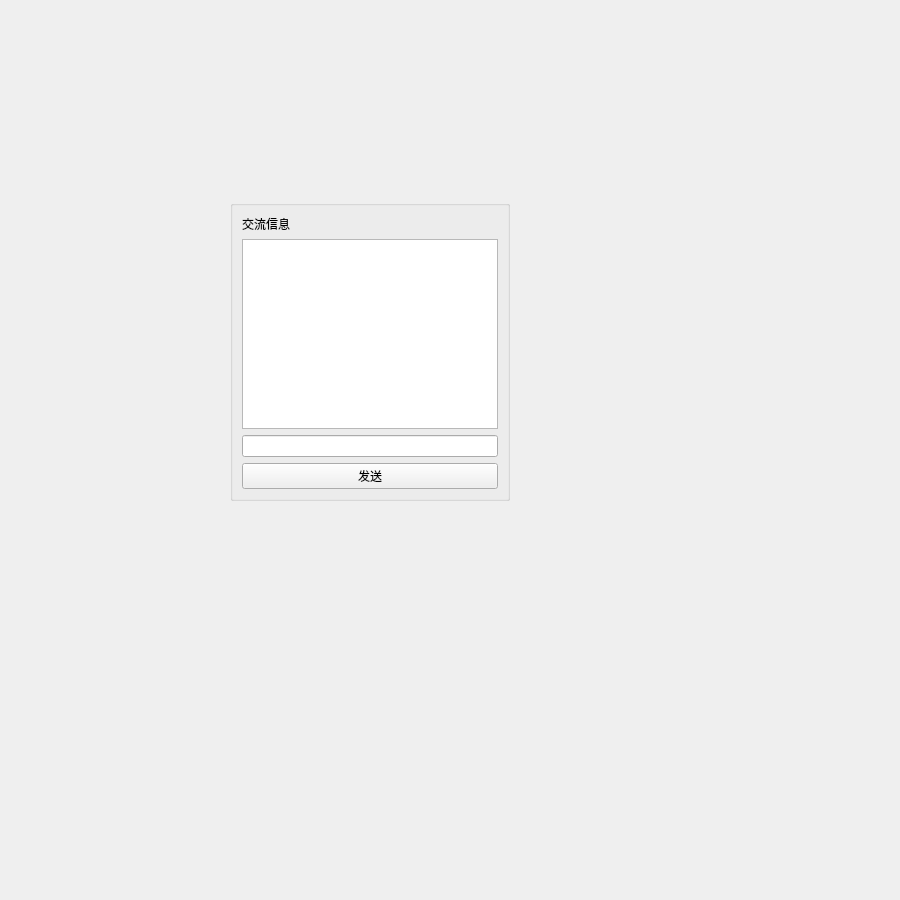
<?xml version="1.0" encoding="UTF-8"?>
<ui version="4.0">
 <class>NetWorkGameClient</class>
 <widget class="QWidget" name="NetWorkGameClient">
  <property name="geometry">
   <rect>
    <x>0</x>
    <y>0</y>
    <width>900</width>
    <height>900</height>
   </rect>
  </property>
  <property name="minimumSize">
   <size>
    <width>900</width>
    <height>900</height>
   </size>
  </property>
  <property name="maximumSize">
   <size>
    <width>900</width>
    <height>900</height>
   </size>
  </property>
  <property name="windowTitle">
   <string>Form</string>
  </property>
  <widget class="QGroupBox" name="groupBox">
   <property name="geometry">
    <rect>
     <x>230</x>
     <y>200</y>
     <width>280</width>
     <height>301</height>
    </rect>
   </property>
   <property name="title">
    <string/>
   </property>
   <layout class="QVBoxLayout" name="verticalLayout">
    <item>
     <widget class="QLabel" name="label">
      <property name="text">
       <string>交流信息</string>
      </property>
     </widget>
    </item>
    <item>
     <widget class="QPlainTextEdit" name="plainTextEdit"/>
    </item>
    <item>
     <widget class="QLineEdit" name="lineEdit"/>
    </item>
    <item>
     <widget class="QPushButton" name="pushButton">
      <property name="text">
       <string>发送</string>
      </property>
     </widget>
    </item>
   </layout>
  </widget>
 </widget>
 <resources/>
 <connections/>
</ui>
